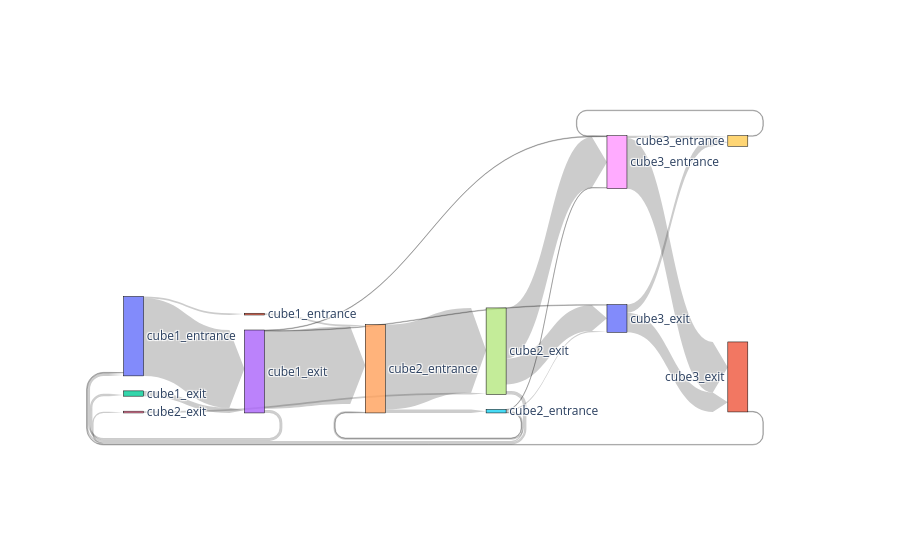

Notebook code for this chart:
### Markdown cell above
Door sequence

### Code cell
# snakey plot representing the flow of traffic through doors

df_copy = filtered_df.copy()

df_copy = df_copy.dropna(subset=['door_sequence'])

original_doors = sorted(set([door for seq in df_copy['door_sequence'] for door in seq.split(',')]))

desired_doors = ['cube1_entrance', 'cube1_entrance', 'cube1_exit', 'cube1_exit', 'cube2_entrance', 'cube2_entrance', 'cube2_exit', 'cube2_exit', 'cube3_entrance', 'cube3_entrance', 'cube3_exit', 'cube3_exit']

flow_matrix = pd.DataFrame(0, index=original_doors, columns=original_doors)


for sequence in df_copy['door_sequence']:
    doors_visited = sequence.split(',')
    for i in range(len(doors_visited) - 1):
        flow_matrix.loc[doors_visited[i], doors_visited[i + 1]] += 1

fig = go.Figure(data=[go.Sankey(
    node=dict(
        pad=15,
        thickness=20,
        line=dict(color='black', width=0.5),
        label=original_doors
    ),
    link=dict(
        arrowlen=15,
        source=[original_doors.index(src) for src in flow_matrix.index for _ in range(len(flow_matrix.columns))],
        target=[original_doors.index(dest) for _ in range(len(flow_matrix.index)) for dest in flow_matrix.columns],
        value=flow_matrix.values.flatten()
    )
)])

fig.update_traces(
    node=dict(label=desired_doors),
    selector=dict(type='sankey')
)

# fig.write_html("sankey_plot.html")
# plt.savefig(f"sankey_plot.png")

fig.show()

### Figure 1 — Plotly figure (JSON) as saved in the notebook; plotly's stock layout.template omitted (floating-point values rounded to 4 significant figures; data arrays with more than 128 entries replaced by an {"elided": "..."} marker saying what was removed)
{"data": [{"link": {"arrowlen": 15, "source": {"elided": "144 int values"}, "target": {"elided": "144 int values"}, "value": {"elided": "144 int values"}}, "node": {"label": ["cube1_entrance", "cube1_entrance", "cube1_exit", "cube1_exit", "cube2_entrance", "cube2_entrance", "cube2_exit", "cube2_exit", "cube3_entrance", "cube3_entrance", "cube3_exit", "cube3_exit"], "line": {"color": "black", "width": 0.5}, "pad": 15, "thickness": 20}, "type": "sankey"}], "layout": {}}
